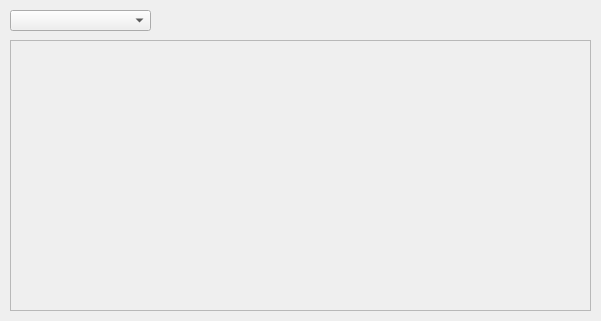
<?xml version="1.0" encoding="UTF-8"?>
<ui version="4.0">
 <class>BvhWidget</class>
 <widget class="QWidget" name="BvhWidget">
  <property name="geometry">
   <rect>
    <x>0</x>
    <y>0</y>
    <width>601</width>
    <height>321</height>
   </rect>
  </property>
  <property name="windowTitle">
   <string>Form</string>
  </property>
  <widget class="QFrame" name="bvh_frame">
   <property name="geometry">
    <rect>
     <x>10</x>
     <y>40</y>
     <width>581</width>
     <height>271</height>
    </rect>
   </property>
   <property name="frameShape">
    <enum>QFrame::StyledPanel</enum>
   </property>
   <property name="frameShadow">
    <enum>QFrame::Raised</enum>
   </property>
  </widget>
  <widget class="QComboBox" name="bvh_combobox">
   <property name="geometry">
    <rect>
     <x>10</x>
     <y>10</y>
     <width>141</width>
     <height>21</height>
    </rect>
   </property>
  </widget>
 </widget>
 <resources/>
 <connections/>
</ui>
